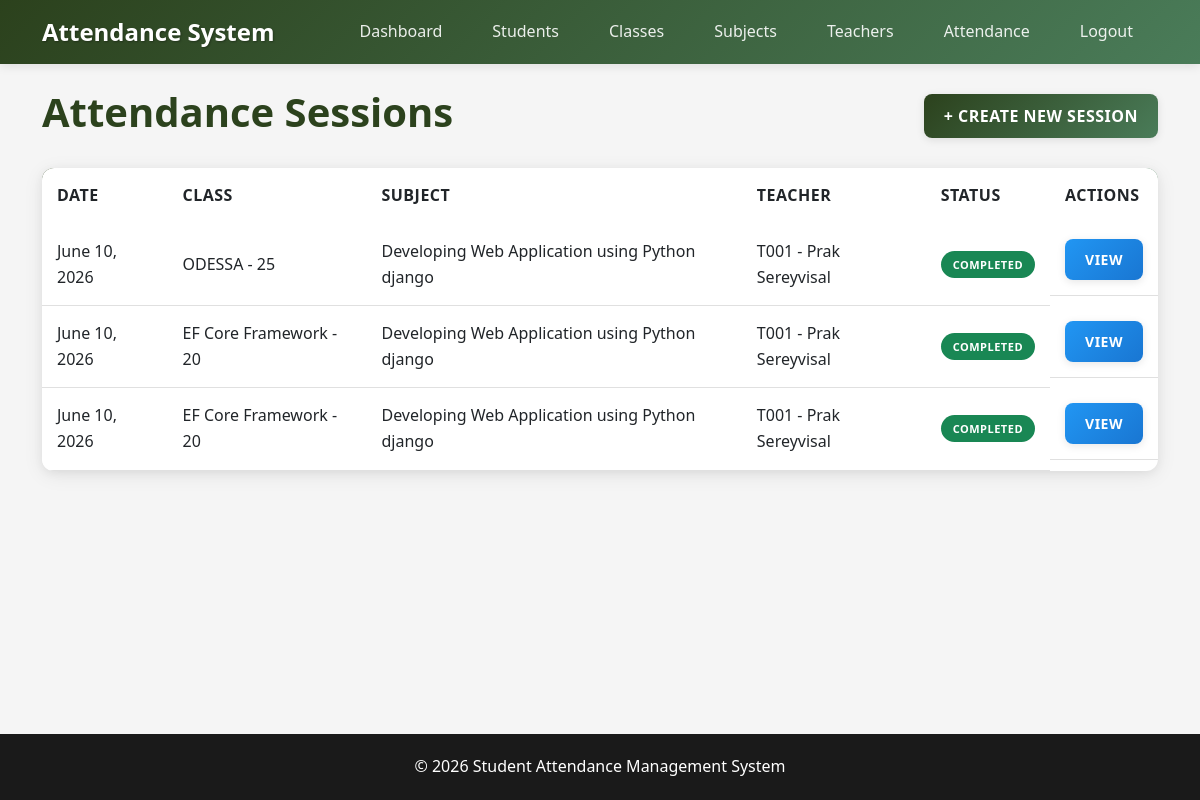
Page /attendance/ (signed in) on the committed database.
### Attendance/models.py (models this page shows, shortened)
class Attendance(models.Model):
    STATUS_CHOICES = [
        ('scheduled', 'Scheduled'),
        ('ongoing', 'Ongoing'),
        ('completed', 'Completed'),
    ]
    session_date = models.DateField()
    class_room = models.ForeignKey(Class, on_delete=models.CASCADE)
    subject = models.ForeignKey(Subject, on_delete=models.CASCADE)
    teacher = models.ForeignKey(Teacher, on_delete=models.CASCADE)
    status = models.CharField(max_length=20, choices=STATUS_CHOICES, default='scheduled')
    created_at = models.DateTimeField(auto_now_add=True)

class Class(models.Model):
    class_name = models.CharField(max_length=50, unique=True)
    capacity = models.IntegerField()
    def __str__(self):
        return f"{self.class_name} - {self.capacity}"

class Subject(models.Model):
    subject_name = models.CharField(max_length=100)
    code = models.CharField(max_length=20, unique=True)
    description = models.TextField(blank=True, null=True)
    created_at = models.DateTimeField(auto_now_add=True)
    def __str__(self):
        return self.subject_name

class Teacher(models.Model):
    employee_id = models.CharField(max_length=20, unique=True)
    first_name = models.CharField(max_length=50)
    last_name = models.CharField(max_length=50)
    email = models.EmailField()
    phone = models.CharField(max_length=20, unique=True)
    hire_date = models.DateField()
    subjects = models.ManyToManyField(Subject)
    created_at = models.DateTimeField(auto_now_add=True)
    def __str__(self):
        return f"{self.employee_id} - {self.first_name} {self.last_name}"

### Attendance/views.py (the view)
# urls.py: path('attendance/', views.attendance_list, name='attendance_list'),
@login_required
def attendance_list(request):
    attendances = Attendance.objects.all()
    return render(request, 'attendance/list.html', {'attendances': attendances})

### Templates/attendance/list.html (shortened to what this page needs)
{% extends 'base.html' %}
{% block content %}
<div class="d-flex justify-content-between align-items-center mb-4">
    <h1 class="text-primary-custom">Attendance Sessions</h1>
    <a href="{% url 'attendance_create' %}" class="btn btn-primary">+ Create New Session</a>
</div>
<div class="card">
    <div class="card-body p-0">
        <table class="table mb-0">
            <thead>
                <tr>
                    <th>Date</th>
                    <th>Class</th>
                    <th>Subject</th>
                    <th>Teacher</th>
                    <th>Status</th>
                    <th>Actions</th>
                </tr>
            </thead>
            <tbody>
                {% for attendance in attendances %}
                <tr>
                    <td>{{ attendance.session_date }}</td>
                    <td>{{ attendance.class_room }}</td>
                    <td>{{ attendance.subject }}</td>
                    <td>{{ attendance.teacher }}</td>
                    <td>
                        <span class="badge bg-{% if attendance.status == 'completed' %}success{% elif attendance.status == 'ongoing' %}warning{% else %}secondary{% endif %}">
                            {{ attendance.get_status_display }}
                        </span>
                    </td>
                    <td class="d-flex gap-1">
                        <a href="{% url 'attendance_detail' pk=attendance.id %}" class="btn btn-sm btn-info">View</a>
                    </td>
                </tr>
                {% empty %}
                <tr>
                    <td colspan="6" class="text-center text-secondary py-4">No attendance sessions found. <a href="{% url 'attendance_create' %}">Create one now.</a></td>
                </tr>
                {% endfor %}
            </tbody>
        </table>
    </div>
</div>
{% endblock %}

### Templates/static/css/style.css (style rules this page uses)
:root { --primary-color: #1f360ff0; --primary-hover: #1f360f; --secondary-color: #4a7c59; --accent-color: #759353; --dark-bg: #1a1a1a; --light-bg: #f5f5f5; --card-bg: #ffffff; --text-primary: #333333; --text-secondary: #666666; --border-color: #e0e0e0; --success-color: #4caf50; --warning-color: #ff9800; --danger-color: #f44336; --info-color: #2196f3; }
body { background-color: var(--light-bg); color: var(--text-primary); font-family: 'Segoe UI', Tahoma, Geneva, Verdana, sans-serif; line-height: 1.6; }
.card { border: none; border-radius: 12px; box-shadow: 0 4px 20px rgba(0,0,0,0.08); transition: all 0.3s ease; background: var(--card-bg); margin-bottom: 25px; }
.card-body { padding: 25px; }
.btn { border-radius: 8px; display: flex; font-weight: 600; text-transform: uppercase; letter-spacing: 0.5px; padding: 10px 20px; transition: all 0.3s ease; border: none; box-shadow: 0 2px 8px rgba(0,0,0,0.1); }
.btn-primary { background: linear-gradient(135deg, var(--primary-color) 0%, var(--secondary-color) 100%); color: white; }
.btn-info { background: linear-gradient(135deg, var(--info-color) 0%, #1976d2 100%); color: white; }
.table { border-radius: 12px; overflow: hidden; box-shadow: 0 2px 10px rgba(0,0,0,0.05); }
.table thead { background: linear-gradient(135deg, var(--primary-color) 0%, var(--secondary-color) 100%); color: white; }
.table thead th { border: none; font-weight: 600; text-transform: uppercase; letter-spacing: 0.5px; padding: 15px; }
.table tbody tr { transition: all 0.3s ease; }
.table tbody td { padding: 15px; border-color: var(--border-color); vertical-align: middle; }
.badge { padding: 8px 12px; border-radius: 20px; font-weight: 600; text-transform: uppercase; letter-spacing: 0.5px; font-size: 11px; }
.text-primary-custom { color: var(--primary-color); font-weight: 600; }

### rows in the picture
Attendance: session_date "June 10, 2026", class_room "ODESSA - 25", subject "Developing Web Application using Python django", teacher "T001 - Prak Sereyvisal", status "COMPLETED"
Attendance: session_date "June 10, 2026", class_room "EF Core Framework - 20", subject "Developing Web Application using Python django", teacher "T001 - Prak Sereyvisal", status "COMPLETED"
Attendance: session_date "June 10, 2026", class_room "EF Core Framework - 20", subject "Developing Web Application using Python django", teacher "T001 - Prak Sereyvisal", status "COMPLETED"
